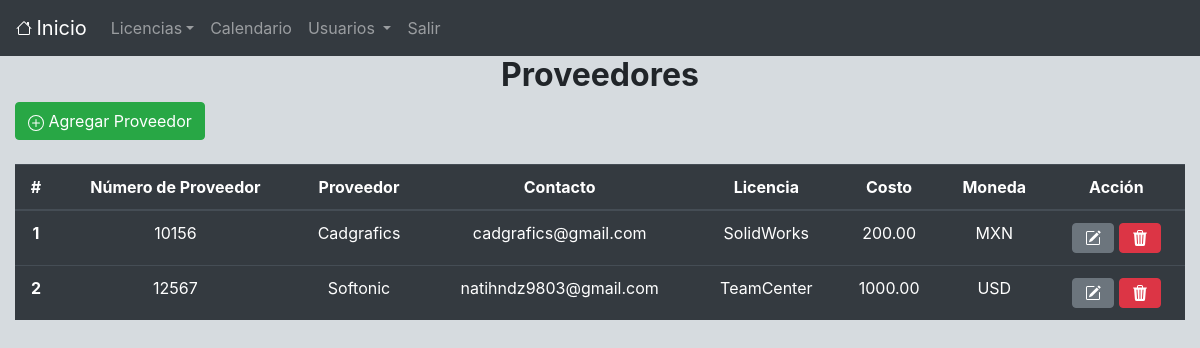
The page /proveedor/proveedor.php on the database its author committed.
### tables this page shows
CREATE TABLE `proveedor` (
  `id_proveedor` int NOT NULL,
  `num_proveedor` int DEFAULT NULL,
  `proveedor` varchar(100) DEFAULT NULL,
  `correo` varchar(100) DEFAULT NULL,
  `licencia` varchar(100) NOT NULL,
  `costo` decimal(10,2) DEFAULT NULL,
  `moneda` varchar(5) DEFAULT NULL
);

### class/proveedor.class.php (called while the page is built, shortened)
<?php
require_once("database.class.php");
class Proveedor extends Database{
  function readProveedor()
  {
    $resultado = $this->conn->query("SELECT * FROM proveedor");
    $datos = $resultado->fetchAll();
    return $datos;
  }
}
$proveedor = new Proveedor;
?>

### class/database.class.php (called while the page is built, shortened)
<?php
class Database{
  function connect()
  {
    $this->host = "localhost";
    $this->db_name ="licenseas";
    $this->user = "proyecto";
    $this->password = "proyecto123";
    $this->conn = new PDO('mysql:host='.$this->host.';dbname='.$this->db_name, $this->user, $this->password);
  }
}
?>

### proveedor/view/index.php (the view, shortened to what this page needs)
<?php include("../view/header.php"); ?>
<h2 align="center"><b>Proveedores </b></h2>
<div class = "container-fluid">
  <div class = "row text-left">
   <div class = "col col-lg-12">
     <a class="btn btn-success" href="proveedor.php?action=form" role="button"> Agregar Proveedor</a>
   </div>
 </div>
 <div class = "row">
  <div class = "col col-lg-12"> &nbsp;
  </div>
</div>
<div class = "row">
  <div class = "col col-lg-12">
    <table class="table table-dark">
      <thead>
        <tr>
          <th scope="col">#</th>
          <th scope="col">Número de Proveedor</th>
          <th scope="col">Proveedor</th>
          <th scope="col">Contacto</th>
          <th scope="col">Licencia</th>
          <th scope="col">Costo</th>
          <th scope="col">Moneda</th>
          <th scope="col">Acción</th>
        </tr>
      </thead>
      <tbody>
        <?php
        $i = 1;
        foreach ($data as $resultado=>$fila){
          ?>
          <tr>
            <th scope="row"><?php echo $i; ?></th>
            <td style="text-align:center;"><?php echo $fila["num_proveedor"];  ?></td>
            <td style="text-align:center;"><?php echo $fila["proveedor"];  ?></td>
            <td style="text-align:center;"><?php echo $fila["correo"];  ?></td>
            <td style="text-align:center;"><?php echo $fila["licencia"];  ?></td>
            <td style="text-align:center;"><?php echo $fila["costo"];  ?></td>
            <td style="text-align:center;"><?php echo $fila["moneda"];  ?></td>
            <td style="text-align:center;"><a class="btn btn-secondary" href="proveedor.php?action=form&id_proveedor=<?php echo $fila["id_proveedor"];  ?>" role="button"></a>
            <a class="btn btn-danger" href="proveedor.php?action=delete&id_proveedor=<?php echo $fila["id_proveedor"];  ?>" role="button" onclick="return confirm('¿Realmente desea eliminar?')"></a></td>
          </tr>
          <?php
          $i++;
        }
        ?>
      </tbody>
    </table>
  </div>
</div>
</div>
<?php include("../view/footer.php"); ?>

### proveedor/proveedor.php (shortened to what this page needs)
<?php
include("../class/proveedor.class.php");
$action = (isset($_GET["action"]))?$_GET["action"]:null;
switch($action){
    case 'show':
        default:
        $data = $proveedor ->readProveedor();
        include("view/index.php");
      break;
}

### view/header.php (shortened to what this page needs)
<html lang="en">
  <head>
    <link rel="stylesheet" href="https://cdn.jsdelivr.net/npm/bootstrap@4.5.3/dist/css/bootstrap.min.css">
  </head>
  <body style="background-color:rgb(214, 219, 223);">
  <nav class="navbar navbar-expand-lg navbar-dark bg-dark">
&nbsp<a class="navbar-brand" href="http://<?php echo $_SERVER['HTTP_HOST']; ?>/licencias/index.php">Inicio</a>
  <div class="collapse navbar-collapse" id="navbarSupportedContent">
    <ul class="navbar-nav mr-auto">
    <li class="nav-item dropdown">
  <a class="nav-link dropdown-toggle" href="#" id="navbarDropdown" role="button" data-toggle="dropdown" aria-haspopup="true" aria-expanded="false">Licencias</a>
      </li>
      <li class="nav-item">
        <a class="nav-link" href="http://<?php echo $_SERVER['HTTP_HOST']; ?>/licencias/calendar.php" tabindex="-1" aria-disabled="true">Calendario</a>
      </li>
      <li class="nav-item dropdown">
        <a class="nav-link dropdown-toggle" href="#" id="navbarDropdown" role="button" data-toggle="dropdown" aria-haspopup="true" aria-expanded="false">
          Usuarios
        </a>
      </li>
      <li class="nav-item">
        <a class="nav-link" href="http://<?php echo $_SERVER['HTTP_HOST']; ?>/licencias/login/login.php?action=LogOut" tabindex="-1" aria-disabled="true">Salir</a>
      </li>
    </ul>
  </div>
</nav>

### view/footer.php (shortened to what this page needs)
  </body>
</html>

### proveedor/view/index.php (style rules this page uses)
table th { text-align: center; }

### rows shown on the page
proveedor: num_proveedor "10156", proveedor "Cadgrafics", correo "cadgrafics@gmail.com", licencia "SolidWorks", costo "200.00", moneda "MXN"
proveedor: num_proveedor "12567", proveedor "Softonic", correo "natihndz9803@gmail.com", licencia "TeamCenter", costo "1000.00", moneda "USD"
